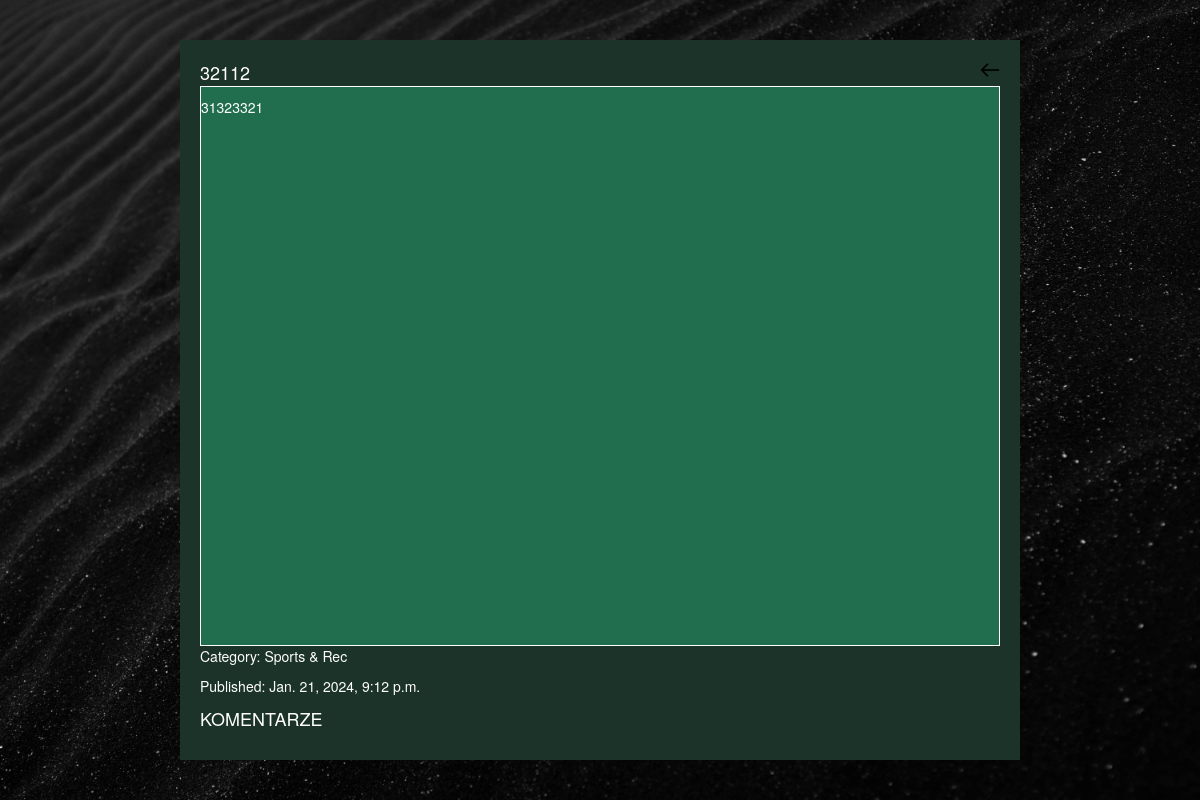
The page /post/19/ on the database as committed earlier.
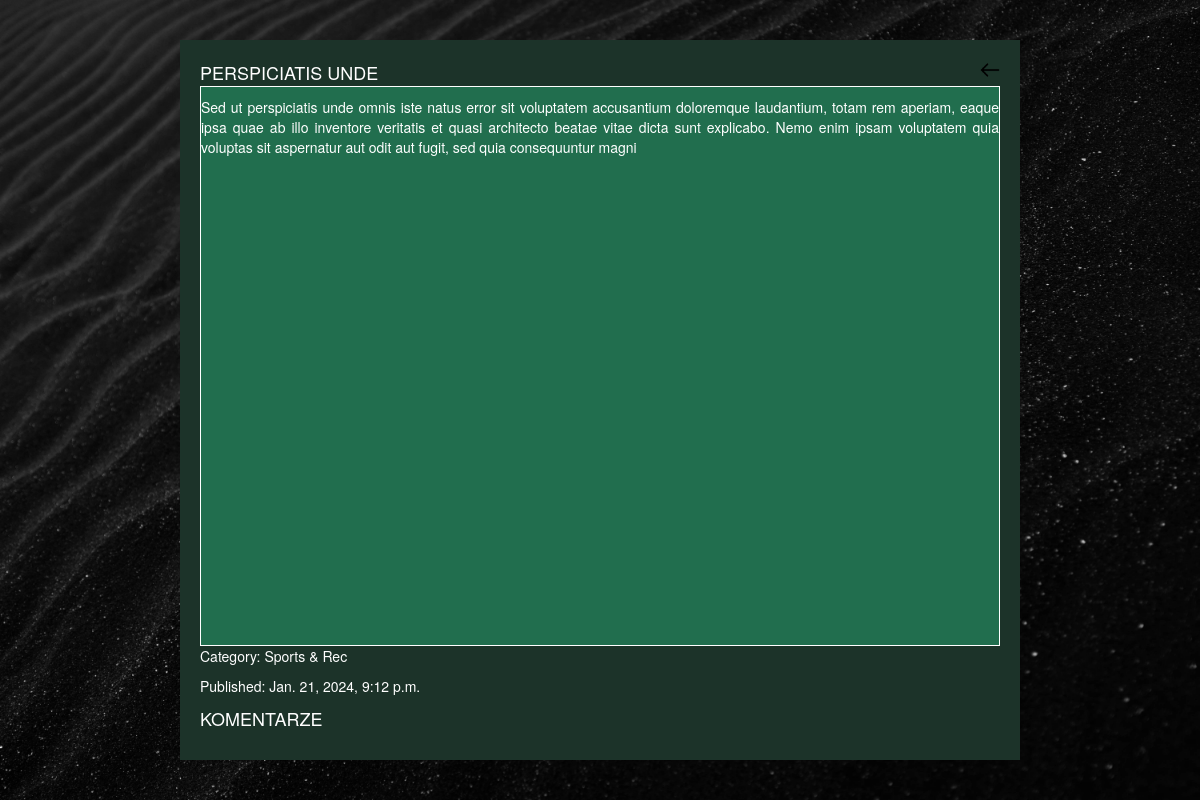
The same page on the database as committed later.
### blog/models.py (models this page shows, shortened)
class Post(models.Model):
    CATEGORY_LIST = [
        ('ITEM1', 'Tech & IT'),
        ('ITEM2', 'Hobbies & Fun'),
        ('ITEM3', 'Sports & Rec'),
        ('ITEM4', 'Cooking & Food'),
        ('ITEM5', 'Art & Culture'),
    ]
    CATEGORY_DEFAULT = 'ITEM1'
    author = models.ForeignKey(settings.AUTH_USER_MODEL, on_delete=models.CASCADE)
    category = models.CharField(max_length=50, default=CATEGORY_DEFAULT, choices=CATEGORY_LIST)
    title = models.CharField(max_length=200)
    text = models.TextField()
    created_date = models.DateTimeField(
        default=timezone.now)
    published_date = models.DateTimeField(default=timezone.now)

### blog/views.py (the view)
# urls.py: path('post/<int:pk>/', post_detail, name='post_detail'),
def post_detail(request, pk):
    post = get_object_or_404(Post, pk=pk)
    if request.method == 'POST':
        form = CommentForm(request.POST)
        if form.is_valid():
            comment = form.save(commit=False)
            comment.post = post
            comment.save()
    else:
        form = CommentForm()
    return render(request, 'blog/post_detail.html', {'post': post, 'form': form})

### blog/templates/blog/post_detail.html (shortened to what this page needs)
{% load static %}
<html lang="en">
<head>
    <link rel="stylesheet" href="//maxcdn.bootstrapcdn.com/bootstrap/3.2.0/css/bootstrap.min.css">
    <link rel="stylesheet" href="//maxcdn.bootstrapcdn.com/bootstrap/3.2.0/css/strap-theme.min.css">
    <link rel="stylesheet" href="{% static 'css/blog.css' %}">
</head>
<body>
    <div class="container">
        <div class="formBox commentBox">
            <div class="dataBlockTitle">{{ post.title }}</div>
            <div class="dataBlockDescription commentDescription"><p>{{ post.text|linebreaksbr }}</p></div>
            <p>Category: {{ post.get_category_display }}</p>
            <p>Published: {{ post.published_date }}</p>
            <div class="dataBlockTitle">komentarze</div>
            <div class="ReturnButton">
                <form method="post" action="{% url 'post_list' %}">
                    <button type="submit" class="btn btn-primary buttonImage"><img src="{% static 'css/foto/panel/back.png' %}"></button>
                </form>
            </div>
        </div>
    </div>
</body>
</html>

### blog/static/css/blog.css (style rules this page uses)
body { margin: 0; padding: 0; }
:root { --padding: 20px; --header: 20px; --theme_main_color:#1C3329; --theme_secondary_color:#216E4E; }
.container { width: 100%; height: 100vh; overflow: hidden; display:flex; flex-direction:column; align-items:center; padding: 0px; margin: 0px; background-image: url('foto/panel/background.png'); background-size: cover; background-repeat: no-repeat; background-attachment: fixed; color: #ffffff; }
.dataBlockTitle { font-size: large; text-transform: uppercase; }
.dataBlockDescription { background-color:var(--theme_main_color); overflow-y:scroll; min-height: calc(100% - 120px); padding: 10px; display:flex; text-align: justify; }
.buttonImage { all: initial; background-color: transparent; border: none; }
.buttonImage img { width:20px; height:20px; }
.returnButton { position:fixed; top: 0; right: 0; margin:20px; }
.formBox { position: fixed; background-color: var(--theme_main_color); top: 50%; left: 50%; transform: translate(-50%, -50%); width: 70%; height: 70vh; overflow: hidden; overflow-y: scroll; display: flex; flex-direction: column; justify-content: center; padding: 20px; }
.commentBox { height:90vh; justify-content:start; }
.commentDescription { padding:10px 0px; background-color:var(--theme_secondary_color); border:1px solid white; }

Rows that differ between the two databases and show on the page:
changed Post "Sports & Rec": title "32112" → "PERSPICIATIS UNDE"; text "31323321" → "Sed ut perspiciatis unde omnis iste natus error sit voluptatem accusantium doloremque laudantium, totam rem aperiam, eaque ipsa quae ab illo inventore veritatis et quasi architecto beatae vitae dicta sunt explicabo. Nemo enim ipsam voluptatem quia voluptas sit aspernatur aut odit aut fugit, sed quia consequuntur magni"
